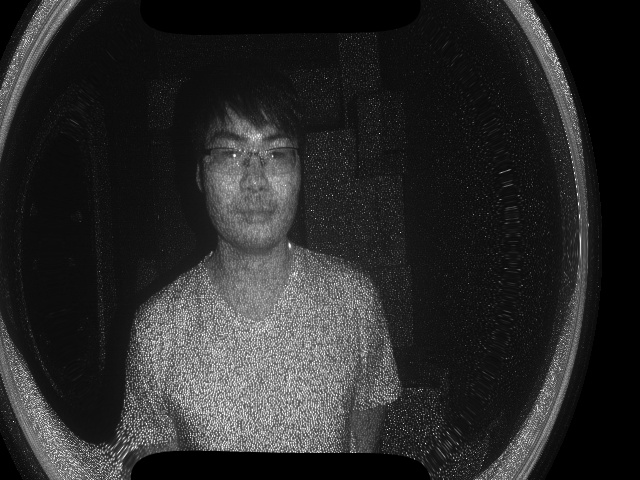
//> input picture chapter18/2calc.jpg, 640 x 480 px
$ ./drawContours ../chapter18/2calc.jpg   (built with g++ and OpenCV 4)
//> lines starting //> are read from the running program, lines starting //| are printed output that depends on the picture

#include <opencv2/opencv.hpp>
#include <opencv2/highgui.hpp>
#include <algorithm>
#include <iostream>
#include <fstream>

using namespace std;
using namespace cv;

struct AreaCmp{
    AreaCmp(const vector<float>& _areas):areas(&_areas){}
    bool operator()(int a, int b) const{ return (*areas)[a] > (*areas)[b];}
    const vector<float>* areas;
};

int main(int argc, char *argv[])
{
    Mat img, img_edge, img_color;

    //load image or show help if no image was provided
    if(argc != 2 ||(img = imread(argv[1], CV_LOAD_IMAGE_GRAYSCALE)).empty())
    {
        cout<<"should input image name as parameter"<<endl;
        return -1;
    }

    threshold(img, img_edge, 128, 255, THRESH_BINARY);
 //   imwrite("./binary,jpg", img_edge);

    vector< vector< Point> > contours;
    vector< Vec4i> hierarchy;

    findContours(img_edge, contours, hierarchy, RETR_LIST, CHAIN_APPROX_SIMPLE);

    cout<< "hit any key to draw the next contour, esc to quit"<<endl;

    cout<<"total contours detected : "<< contours.size() <<endl;

    vector<int> sortIdx(contours.size());
    vector<float> areas(contours.size());

    for(int n = 0; n < (int)contours.size(); n++)
    {
        sortIdx[n] = n;
        areas[n] = contourArea(contours[n], false);
    }

    //sort contours so that the largest contours go first
    //
    sort( sortIdx.begin(), sortIdx.end(), AreaCmp(areas));

    int maxIter= 50;
    if((int) sortIdx.size() < maxIter)
    {
        maxIter = (int) sortIdx.size();
    }

    cvtColor(img, img_color, CV_GRAY2RGBA);

    for( int n = 0; n < maxIter; n++)
    {
        int idx = sortIdx[n];

       // cvtColor(img, img_color, CV_GRAY2RGBA);

        cout<<"*********"<<n<<"**********"<<endl;

        drawContours(img_color, contours, idx, Scalar(0, 0, 255), 2, 8,  hierarchy, 0);

        cout << n << " " << "contour #"<<idx<<" :area = "<< areas[idx]<<", nvertices="<<contours[idx].size() <<endl;

   //     imwrite("./contour.jpg", img_color);
        stringstream f;
        f<<"./contour"<<n<<".jpg";
        string filename = f.str();
        imwrite(filename, img_color);

        int k;

       // [4 lines of commented-out code are left out]
            continue;
        //}
        cout<<"*********"<<n<<"*****end*****"<<endl;
    }
//> this loop made 50 passes
//> pass 1, `imwrite(filename, img_color);`:
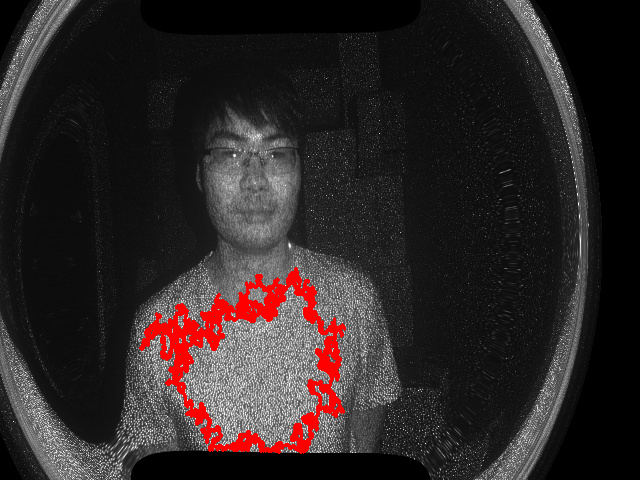
//> saved as contour0.jpg: 480 rows x 640 cols, CV_8UC4; mean B, G, R, A 37.8, 37.8, 45.3, 247.5
//> pass 2, `imwrite(filename, img_color);`:
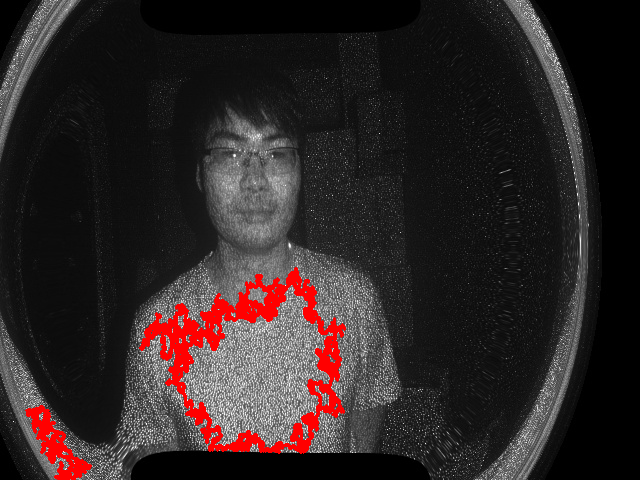
//> saved as contour1.jpg: 480 rows x 640 cols, CV_8UC4; mean B, G, R, A 37.1, 37.1, 46, 246
//> after the loop:
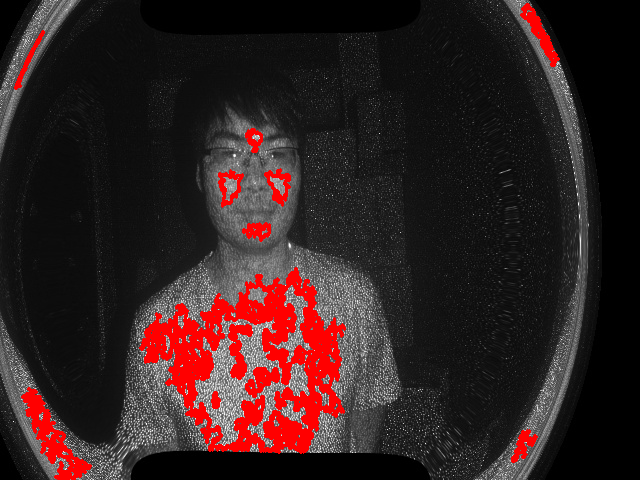
//> img_color: 480 rows x 640 cols, CV_8UC4; mean B, G, R, A 32.3, 32.3, 50, 237.3
        imwrite("./contour.jpg", img_color);

    cout <<"finished"<<endl;

    return 0;
}
